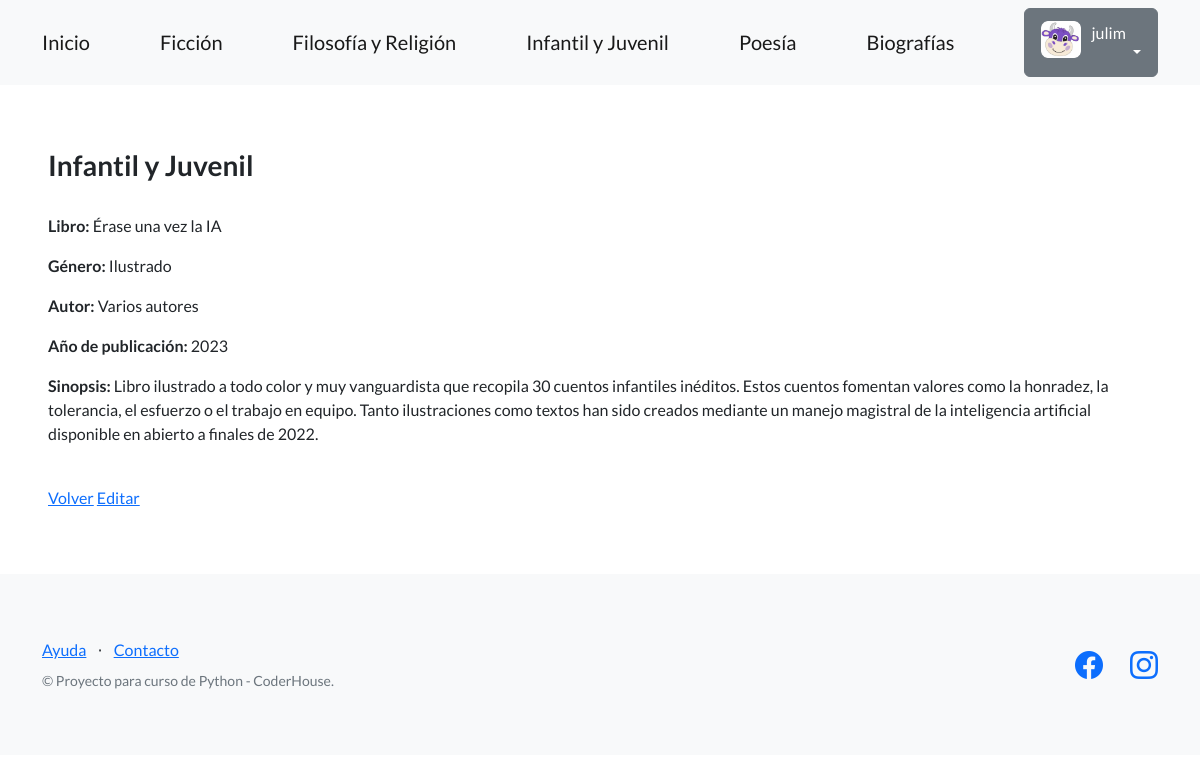
The page /libros/detalles-infantil/1 (signed in) on the database its author committed.
### perfiles/models.py (models this page shows, shortened)
class Avatar(models.Model):
   user = models.OneToOneField(User, on_delete=models.CASCADE, null=True)
   imagen = models.ImageField(upload_to='avatares', null=True, blank=True)

### categorias_libros/models.py (models this page shows, shortened)
class InfantilYJuvenil(models.Model):
    genero = models.CharField(max_length=256)
    nombre = models.CharField(max_length=256)
    autor = models.CharField(max_length=256)
    año_publicacion = models.IntegerField(blank=True, null=True)
    sinopsis = models.TextField(null=True)
    creador = models.ForeignKey(User, on_delete=models.SET_NULL, null=True)

### categorias_libros/views.py (the view)
# urls.py: path('detalles-infantil/<int:pk>', InfantilYJuvenilDetailView.as_view(), name="detalles_infantil"),
class InfantilYJuvenilDetailView(DetailView):
    model = InfantilYJuvenil
    success_url = reverse_lazy('infantil-y-juvenil')

### categorias_libros/templates/categorias_libros/infantilyjuvenil_detail.html
{% extends "base.html" %}
{% block contenido %}
<h3>Infantil y Juvenil</h3>
<br>
<p>
  <strong>Libro:</strong> {{object.nombre}}
</p>
<p>
  <strong>Género:</strong> {{object.genero}}
</p>
<p>
  <strong>Autor:</strong> {{object.autor}}
</p>
<p>
  <strong>Año de publicación:</strong> {{object.año_publicacion}}
</p>
<p>
  <strong>Sinopsis:</strong> {{object.sinopsis}}
</p>
<br>
<a href="{% url 'infantil-y-juvenil' %}">Volver</a>
<a href="{% url 'editar_infantil' object.id %}">Editar</a>
{% endblock contenido %}

### templates_base/base.html (shortened to what this page needs)
{% load static %}
<!DOCTYPE html>
<html lang="en">
    <head>
        <link href="https://cdn.jsdelivr.net/npm/bootstrap-icons@1.5.0/font/bootstrap-icons.css" rel="stylesheet" type="text/css" />
        <link href="{% static 'css/styles.css' %}" rel="stylesheet" />
    </head>
    <body>
        <nav class="navbar navbar-light bg-light static-top">
            <div class="container">
                <a class="navbar-brand" href="{% url 'inicio' %}">Inicio</a>
                <a class="navbar-brand" href="{% url 'ficcion' %}">Ficción</a>
                <a class="navbar-brand" href="{% url 'filosofia-y-religion' %}">Filosofía y Religión</a>
                <a class="navbar-brand" href="{% url 'infantil-y-juvenil' %}">Infantil y Juvenil</a>
                <a class="navbar-brand" href="{% url 'poesia' %}">Poesía</a>
                <a class="navbar-brand" href="{% url 'biografias' %}">Biografías</a>
                {% if user.is_authenticated %}
                <div class="dropdown">
                    <button class="btn btn-secondary dropdown-toggle" type="button" id="dropdownMenuButton1" data-bs-toggle="dropdown" aria-expanded="false">
                        <div style="display: inline-flex;">
                                <img src="{{ user.avatar.imagen.url }}" style="max-width: 40px;margin-right: 10px;">
                            <span>{{ user.username }}</span>
                        </div>
                    </button>
                </div>
                {% else %}
                <a class="btn btn-primary" href="{% url 'login' %}">Iniciar sesión</a>
                <a class="btn btn-success" href="{% url 'registro' %}">Registrarse</a>
                {% endif %}
            </div>
        </nav>
        <section style="padding:4rem 3rem;">
            {% block contenido %}
            {% endblock contenido %}
        </section>
        <footer class="footer bg-light">
            <div class="container">
                <div class="row">
                    <div class="col-lg-6 h-100 text-center text-lg-start my-auto">
                        <ul class="list-inline mb-2">
                            <li class="list-inline-item"><a href="#!">Ayuda</a></li>
                            <li class="list-inline-item">⋅</li>
                            <li class="list-inline-item"><a href="#!">Contacto</a></li>
                        </ul>
                        <p class="text-muted small mb-4 mb-lg-0">&copy; Proyecto para curso de Python - CoderHouse.</p>
                    </div>
                    <div class="col-lg-6 h-100 text-center text-lg-end my-auto">
                        <ul class="list-inline mb-0">
                            <li class="list-inline-item me-4">
                                <a href="https://www.facebook.com/juli.mendieta.75/"><i class="bi-facebook fs-3"></i></a>
                            </li>
                            <li class="list-inline-item">
                                <a href="https://www.instagram.com/mendietajuli"><i class="bi-instagram fs-3"></i></a>
                            </li>
                        </ul>
                    </div>
                </div>
            </div>
        </footer>
    </body>
</html>

### rows shown on the page
InfantilYJuvenil: nombre "Érase una vez la IA", genero "Ilustrado", autor "Varios autores", año_publicacion "2023", sinopsis "Libro ilustrado a todo color y muy vanguardista que recopila 30 cuentos infantiles inéditos. Estos cuentos fomentan valores como la honradez, la tolerancia, el esfuerzo o el trabajo en equipo. Tanto ilustraciones como textos han sido creados mediante un manejo magistral de la inteligencia artificial disponible en abierto a finales de 2022."

### other values the page prints
{{ user.username }} "julim"
